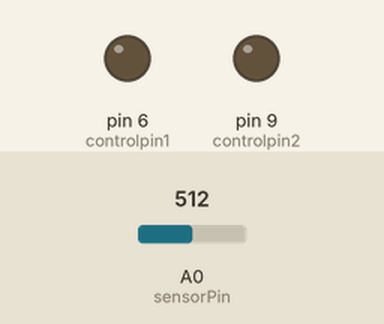
Simulated run of this sketch. Board: Arduino Uno, built with avr-gcc and run on an emulated ATmega328P. Shown: output pins drawn as LEDs (lit = HIGH). Inputs (shaded band) come from the test bench; at power-on: A0 (sensorPin) = 512. What the sketch prints to the serial monitor is not drawn.

Above: at 1.2 s.
1.3 s: A0 (sensorPin) set to 3
2.8 s: A0 (sensorPin) set to 0
At 3.7 s:
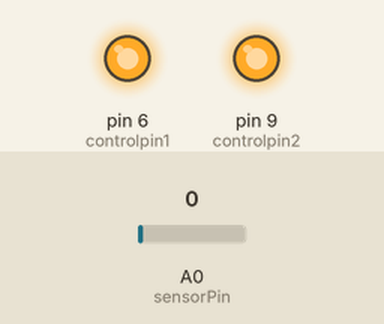
4.3 s: A0 (sensorPin) set to 122
At 4.9 s:
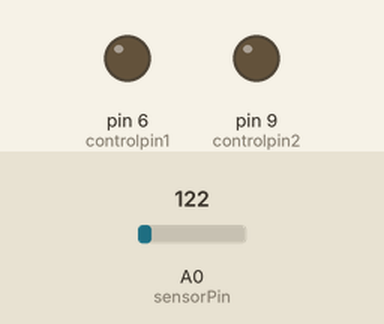
Timing chart, 0 to 7.3 s (numbered marks = the images above; inputs shaded):
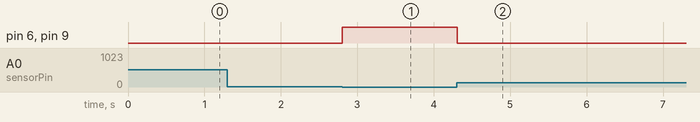

The sketch:

Feb15soloP.ino
```cpp
int controlpin1 = 6 ;
int controlpin2 = 9;
int sensorPin = A0;

void setup() {
  Serial.begin(9600);

  pinMode(sensorPin, INPUT);
  pinMode(controlpin1, OUTPUT);
  pinMode(controlpin2,OUTPUT);
}

void loop() {
  int sensorValue = analogRead(sensorPin);
  Serial.println(sensorValue);

  if (sensorValue <= 1) {
    analogWrite(controlpin1, 255);
    analogWrite(controlpin2, 255);

  } else {
   analogWrite(controlpin1, 0);
   analogWrite(controlpin2, 0);
  }
}
```

Measured:
- the behaviour switches between 2 and 1 on A0 (sensorPin) (found by bisection; images 0 and 1)
- after the input at 2.8 s, pin 6 (controlpin1), pin 9 (controlpin2): LOW → HIGH at once
- after the input at 4.3 s, pin 6 (controlpin1), pin 9 (controlpin2): HIGH → LOW at once
